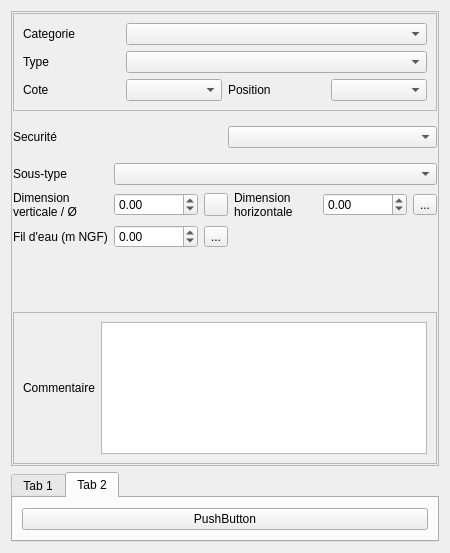
<?xml version="1.0" encoding="UTF-8"?>
<ui version="4.0">
 <class>Form</class>
 <widget class="QWidget" name="Form">
  <property name="geometry">
   <rect>
    <x>0</x>
    <y>0</y>
    <width>450</width>
    <height>553</height>
   </rect>
  </property>
  <property name="windowTitle">
   <string>Form</string>
  </property>
  <layout class="QVBoxLayout" name="verticalLayout">
   <item>
    <widget class="QFrame" name="frame_2">
     <property name="frameShape">
      <enum>QFrame::StyledPanel</enum>
     </property>
     <property name="frameShadow">
      <enum>QFrame::Raised</enum>
     </property>
     <layout class="QVBoxLayout" name="verticalLayout_4">
      <property name="leftMargin">
       <number>1</number>
      </property>
      <property name="topMargin">
       <number>1</number>
      </property>
      <property name="rightMargin">
       <number>1</number>
      </property>
      <property name="bottomMargin">
       <number>1</number>
      </property>
      <item>
       <widget class="QFrame" name="frame">
        <property name="frameShape">
         <enum>QFrame::StyledPanel</enum>
        </property>
        <property name="frameShadow">
         <enum>QFrame::Raised</enum>
        </property>
        <layout class="QGridLayout" name="gridLayout">
         <item row="2" column="1">
          <widget class="QComboBox" name="comboBox_cote"/>
         </item>
         <item row="0" column="0">
          <widget class="QLabel" name="label_11">
           <property name="text">
            <string>Categorie</string>
           </property>
           <property name="wordWrap">
            <bool>true</bool>
           </property>
          </widget>
         </item>
         <item row="1" column="0">
          <widget class="QLabel" name="label_3">
           <property name="text">
            <string>Type</string>
           </property>
           <property name="wordWrap">
            <bool>true</bool>
           </property>
          </widget>
         </item>
         <item row="2" column="0">
          <widget class="QLabel" name="label_4">
           <property name="text">
            <string>Cote</string>
           </property>
           <property name="wordWrap">
            <bool>true</bool>
           </property>
          </widget>
         </item>
         <item row="2" column="2">
          <widget class="QLabel" name="label_12">
           <property name="text">
            <string>Position</string>
           </property>
           <property name="wordWrap">
            <bool>true</bool>
           </property>
          </widget>
         </item>
         <item row="2" column="3">
          <widget class="QComboBox" name="comboBox_position"/>
         </item>
         <item row="0" column="1" colspan="3">
          <widget class="QComboBox" name="comboBox_cat"/>
         </item>
         <item row="1" column="1" colspan="3">
          <widget class="QComboBox" name="comboBox_type"/>
         </item>
        </layout>
       </widget>
      </item>
      <item>
       <widget class="QStackedWidget" name="stackedWidget">
        <property name="currentIndex">
         <number>1</number>
        </property>
        <widget class="QWidget" name="page">
         <layout class="QGridLayout" name="gridLayout_4">
          <property name="leftMargin">
           <number>0</number>
          </property>
          <property name="rightMargin">
           <number>0</number>
          </property>
          <item row="3" column="2">
           <widget class="QToolButton" name="toolButton_calch">
            <property name="text">
             <string/>
            </property>
            <property name="icon">
             <iconset>
              <normaloff>:/plugins/Lamia/icons/numpad.png</normaloff>:/plugins/Lamia/icons/numpad.png</iconset>
            </property>
           </widget>
          </item>
          <item row="3" column="3">
           <widget class="QLabel" name="label_10">
            <property name="text">
             <string>Dimension horizontale</string>
            </property>
            <property name="wordWrap">
             <bool>true</bool>
            </property>
           </widget>
          </item>
          <item row="1" column="0">
           <widget class="QLabel" name="label_6">
            <property name="text">
             <string>Ecoulement</string>
            </property>
            <property name="wordWrap">
             <bool>true</bool>
            </property>
           </widget>
          </item>
          <item row="0" column="0">
           <widget class="QLabel" name="label_5">
            <property name="text">
             <string>Implantation</string>
            </property>
            <property name="wordWrap">
             <bool>true</bool>
            </property>
           </widget>
          </item>
          <item row="3" column="0">
           <widget class="QLabel" name="label_8">
            <property name="text">
             <string>Dimension verticale / Ø</string>
            </property>
            <property name="wordWrap">
             <bool>true</bool>
            </property>
           </widget>
          </item>
          <item row="3" column="1">
           <widget class="QDoubleSpinBox" name="doubleSpinBox_dimvert">
            <property name="minimum">
             <double>-1.000000000000000</double>
            </property>
           </widget>
          </item>
          <item row="3" column="4">
           <widget class="QDoubleSpinBox" name="doubleSpinBox_dimhoriz">
            <property name="minimum">
             <double>-1.000000000000000</double>
            </property>
           </widget>
          </item>
          <item row="3" column="5">
           <widget class="QToolButton" name="toolButton__calcv">
            <property name="text">
             <string/>
            </property>
            <property name="icon">
             <iconset>
              <normaloff>:/plugins/Lamia/icons/numpad.png</normaloff>:/plugins/Lamia/icons/numpad.png</iconset>
            </property>
           </widget>
          </item>
          <item row="1" column="3">
           <widget class="QLabel" name="label_7">
            <property name="text">
             <string>Utilisation</string>
            </property>
            <property name="wordWrap">
             <bool>true</bool>
            </property>
           </widget>
          </item>
          <item row="1" column="4" colspan="2">
           <widget class="QComboBox" name="comboBox_utilisation"/>
          </item>
          <item row="1" column="1" colspan="2">
           <widget class="QComboBox" name="comboBox_ecoulement"/>
          </item>
          <item row="0" column="1" colspan="5">
           <widget class="QComboBox" name="comboBox_implantation"/>
          </item>
         </layout>
        </widget>
        <widget class="QWidget" name="page_2">
         <layout class="QGridLayout" name="gridLayout_5">
          <property name="leftMargin">
           <number>0</number>
          </property>
          <property name="rightMargin">
           <number>0</number>
          </property>
          <item row="1" column="0">
           <widget class="QLabel" name="label_14">
            <property name="text">
             <string>Securité</string>
            </property>
           </widget>
          </item>
          <item row="3" column="1">
           <spacer name="verticalSpacer_2">
            <property name="orientation">
             <enum>Qt::Vertical</enum>
            </property>
            <property name="sizeHint" stdset="0">
             <size>
              <width>20</width>
              <height>40</height>
             </size>
            </property>
           </spacer>
          </item>
          <item row="1" column="1">
           <widget class="QComboBox" name="comboBox_securite"/>
          </item>
          <item row="2" column="0" colspan="2">
           <widget class="QStackedWidget" name="stackedWidget_2">
            <property name="currentIndex">
             <number>0</number>
            </property>
            <widget class="QWidget" name="page_3">
             <layout class="QGridLayout" name="gridLayout_3">
              <property name="leftMargin">
               <number>0</number>
              </property>
              <property name="rightMargin">
               <number>0</number>
              </property>
              <item row="2" column="1">
               <widget class="QDoubleSpinBox" name="doubleSpinBox_fildeau">
                <property name="minimum">
                 <double>-99.000000000000000</double>
                </property>
                <property name="maximum">
                 <double>999999.000000000000000</double>
                </property>
               </widget>
              </item>
              <item row="2" column="2">
               <widget class="QToolButton" name="toolButton_fildeau">
                <property name="text">
                 <string>...</string>
                </property>
               </widget>
              </item>
              <item row="1" column="4">
               <widget class="QDoubleSpinBox" name="doubleSpinBox_dimhoriz2">
                <property name="minimum">
                 <double>-1.000000000000000</double>
                </property>
                <property name="maximum">
                 <double>999999.000000000000000</double>
                </property>
               </widget>
              </item>
              <item row="1" column="5">
               <widget class="QToolButton" name="toolButton_dimhoriz2">
                <property name="text">
                 <string>...</string>
                </property>
               </widget>
              </item>
              <item row="2" column="0">
               <widget class="QLabel" name="label_2">
                <property name="text">
                 <string>Fil d'eau (m NGF)</string>
                </property>
               </widget>
              </item>
              <item row="1" column="2">
               <widget class="QToolButton" name="toolButton_calch_2">
                <property name="text">
                 <string/>
                </property>
                <property name="icon">
                 <iconset>
                  <normaloff>:/plugins/Lamia/icons/numpad.png</normaloff>:/plugins/Lamia/icons/numpad.png</iconset>
                </property>
               </widget>
              </item>
              <item row="1" column="0">
               <widget class="QLabel" name="label_13">
                <property name="text">
                 <string>Dimension verticale / Ø</string>
                </property>
                <property name="wordWrap">
                 <bool>true</bool>
                </property>
               </widget>
              </item>
              <item row="1" column="1">
               <widget class="QDoubleSpinBox" name="doubleSpinBox_dimvert_2">
                <property name="minimum">
                 <double>-1.000000000000000</double>
                </property>
                <property name="maximum">
                 <double>999999.000000000000000</double>
                </property>
               </widget>
              </item>
              <item row="1" column="3">
               <widget class="QLabel" name="label">
                <property name="text">
                 <string>Dimension horizontale</string>
                </property>
                <property name="wordWrap">
                 <bool>true</bool>
                </property>
               </widget>
              </item>
              <item row="0" column="0">
               <widget class="QLabel" name="label_15">
                <property name="text">
                 <string>Sous-type</string>
                </property>
               </widget>
              </item>
              <item row="0" column="1" colspan="5">
               <widget class="QComboBox" name="comboBox_soustype"/>
              </item>
             </layout>
            </widget>
            <widget class="QWidget" name="page_4"/>
           </widget>
          </item>
         </layout>
        </widget>
       </widget>
      </item>
      <item>
       <widget class="QFrame" name="frame_3">
        <property name="frameShape">
         <enum>QFrame::StyledPanel</enum>
        </property>
        <property name="frameShadow">
         <enum>QFrame::Raised</enum>
        </property>
        <layout class="QGridLayout" name="gridLayout_2">
         <item row="0" column="1">
          <widget class="QTextBrowser" name="textBrowser_comm">
           <property name="readOnly">
            <bool>false</bool>
           </property>
          </widget>
         </item>
         <item row="0" column="0">
          <widget class="QLabel" name="label_9">
           <property name="text">
            <string>Commentaire</string>
           </property>
          </widget>
         </item>
        </layout>
       </widget>
      </item>
      <item>
       <spacer name="verticalSpacer">
        <property name="orientation">
         <enum>Qt::Vertical</enum>
        </property>
        <property name="sizeHint" stdset="0">
         <size>
          <width>20</width>
          <height>40</height>
         </size>
        </property>
       </spacer>
      </item>
     </layout>
    </widget>
   </item>
   <item>
    <widget class="QTabWidget" name="tabWidget">
     <property name="currentIndex">
      <number>1</number>
     </property>
     <widget class="QWidget" name="tab">
      <attribute name="title">
       <string>Tab 1</string>
      </attribute>
      <layout class="QVBoxLayout" name="verticalLayout_2">
       <item>
        <widget class="QComboBox" name="comboBox"/>
       </item>
      </layout>
     </widget>
     <widget class="QWidget" name="tab_2">
      <attribute name="title">
       <string>Tab 2</string>
      </attribute>
      <layout class="QVBoxLayout" name="verticalLayout_3">
       <item>
        <widget class="QPushButton" name="pushButton">
         <property name="text">
          <string>PushButton</string>
         </property>
        </widget>
       </item>
      </layout>
     </widget>
    </widget>
   </item>
  </layout>
 </widget>
 <resources/>
 <connections/>
</ui>
